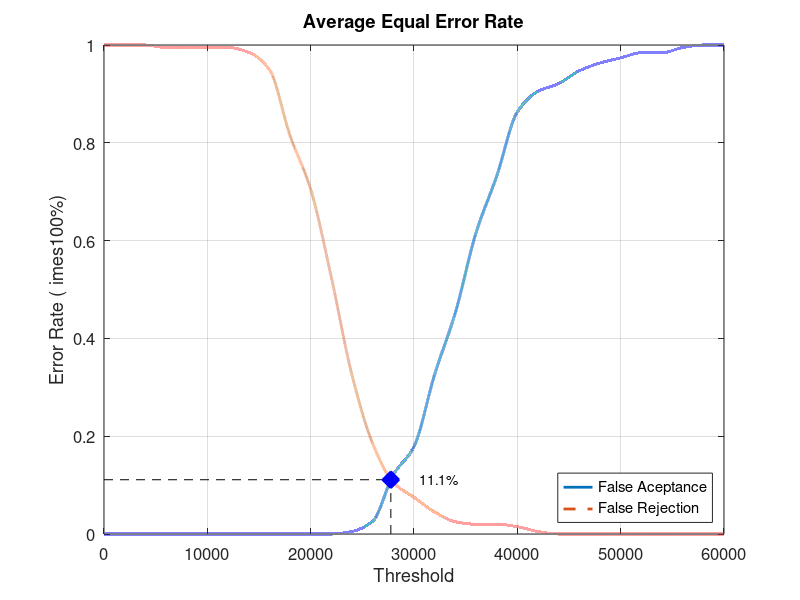
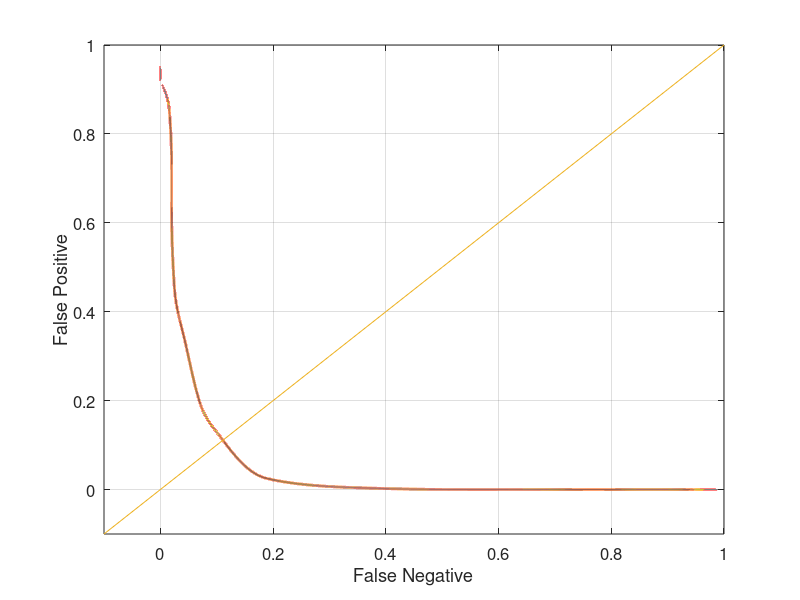

Source code (MATLAB) for these figures, in order:
close all;
clear;
clc;
x = 0:2000:60000;
xq = 0:0.5:60000;

y0 = [0 0 0 0 0 0 0 0 0 0 0 0 0.00526316 0.0263158 0.121053 0.178947 0.326316 0.452632 0.615789 0.731579 0.863158 0.905263 0.921053 0.947368 0.963158 0.973684 0.984211 0.984211 0.994737 1 1]
yy0 = interp1(x, y0, xq, 'pchip');
y1 = [1 1 1 0.995 0.995 0.995 0.995 0.985 0.95 0.815 0.705 0.525 0.325 0.185 0.105 0.075 0.045 0.025 0.02 0.02 0.015 0.005 0 0 0 0 0 0 0 0 0]
yy1 = interp1(x, y1, xq, 'pchip');

% Calculating EER: 
y2 = abs(y0 - y1);
find(y2 == min(y2))
yy2 = abs(yy0 - yy1);
xEER = find(yy2 == min(yy2));
xEERIndex = xq(xEER) % X-axis EER
yEER = yy0(xEER) % Y-axis EER

main = figure
plot(xq, yy0,'-','LineWidth', 2);	hold on
plot(xq, yy1,'--','LineWidth', 2);	hold on
plot([xEERIndex xEERIndex], [0 yEER], 'k--');	hold on
plot([0 xEERIndex], [yEER yEER], 'k--');	hold on
plot(xEERIndex, yEER, 'bx', 'LineWidth', 10);	hold on
text(xEERIndex + 10 * xEERIndex / 100, yEER, [num2str(round((10000 * yEER)) / 100) '%'])
legend('False Aceptance', 'False Rejection', 'Location', 'SouthEast')
xlabel('Threshold')
ylabel('Error Rate (	imes100%)')
title('Average Equal Error Rate')
set(gca, 'FontSize', 12)
axis([0 60000 0 1])
grid on

print(main, 'Database1_2Main', '-dpng');
FNRxFPR = figure('Color', [1 1 1]);
plot(yy1, yy0, '-', yy1, yy0, 'LineWidth', 2);
hold on
y = -0.1:0.1:1
plot(y, y); 
set(gca, 'FontSize', 12)
xlabel('False Negative')
ylabel('False Positive')
axis([-0.1 1 -0.1 1])
set(gca, 'FontSize', 12)
grid on

print(FNRxFPR, 'Database1_2FNRxFPR','-dpng');
